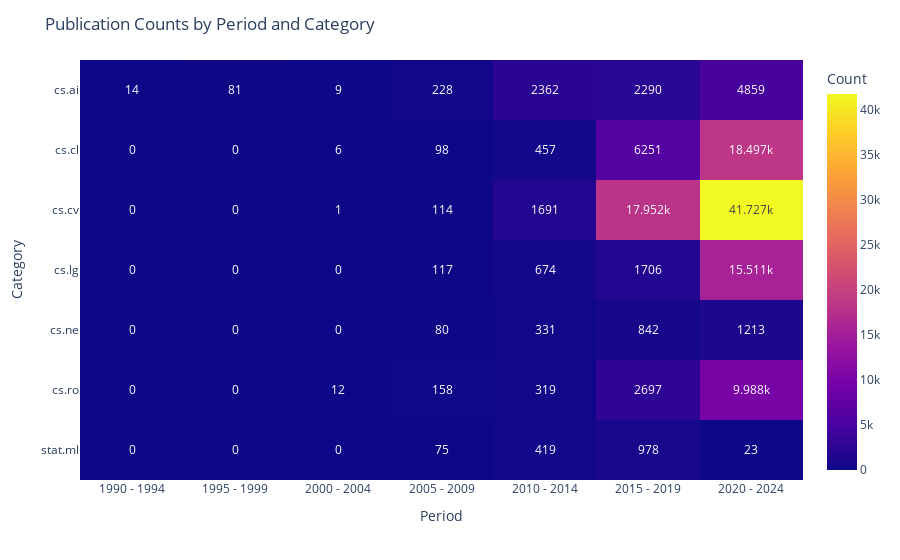

This figure's notebook cell:
### Code cell
# Explode the categories column to handle multiple categories per paper.
df['categories'] = df['categories'].str.lower().str.split(';')
df = df.explode('categories')
df['categories'] = df['categories'].str.strip()

# Filter for the categories of interest
df_filtered = df[df['categories'].isin(categories)]

# Create the counts table
counts = df_filtered.groupby(['categories', "period"]).size().unstack(fill_value=0)
display(counts)

# Plot the heatmap
fig_heatmap = px.imshow(counts, labels=dict(x="Period", y="Category", color="Count"), x=counts.columns, y=counts.index, text_auto=True, aspect="auto")
fig_heatmap.update_layout(title="Publication Counts by Period and Category")
fig_heatmap.show()

### Figure 1 — Plotly figure (JSON) as saved in the notebook; plotly's stock layout.template omitted (floating-point values rounded to 4 significant figures)
{"data": [{"coloraxis": "coloraxis", "hovertemplate": "Period: %{x}<br>Category: %{y}<br>Count: %{z}<extra></extra>", "name": "0", "texttemplate": "%{z}", "type": "heatmap", "x": ["1990 - 1994", "1995 - 1999", "2000 - 2004", "2005 - 2009", "2010 - 2014", "2015 - 2019", "2020 - 2024"], "xaxis": "x", "y": ["cs.ai", "cs.cl", "cs.cv", "cs.lg", "cs.ne", "cs.ro", "stat.ml"], "yaxis": "y", "z": [[14, 81, 9, 228, 2362, 2290, 4859], [0, 0, 6, 98, 457, 6251, 18497], [0, 0, 1, 114, 1691, 17952, 41727], [0, 0, 0, 117, 674, 1706, 15511], [0, 0, 0, 80, 331, 842, 1213], [0, 0, 12, 158, 319, 2697, 9988], [0, 0, 0, 75, 419, 978, 23]]}], "layout": {"coloraxis": {"colorbar": {"title": {"text": "Count"}}, "colorscale": [[0, "#0d0887"], [0.1111, "#46039f"], [0.2222, "#7201a8"], [0.3333, "#9c179e"], [0.4444, "#bd3786"], [0.5556, "#d8576b"], [0.6667, "#ed7953"], [0.7778, "#fb9f3a"], [0.8889, "#fdca26"], [1, "#f0f921"]]}, "margin": {"t": 60}, "title": {"text": "Publication Counts by Period and Category"}, "xaxis": {"anchor": "y", "domain": [0, 1], "title": {"text": "Period"}}, "yaxis": {"anchor": "x", "autorange": "reversed", "domain": [0, 1], "title": {"text": "Category"}}}}
